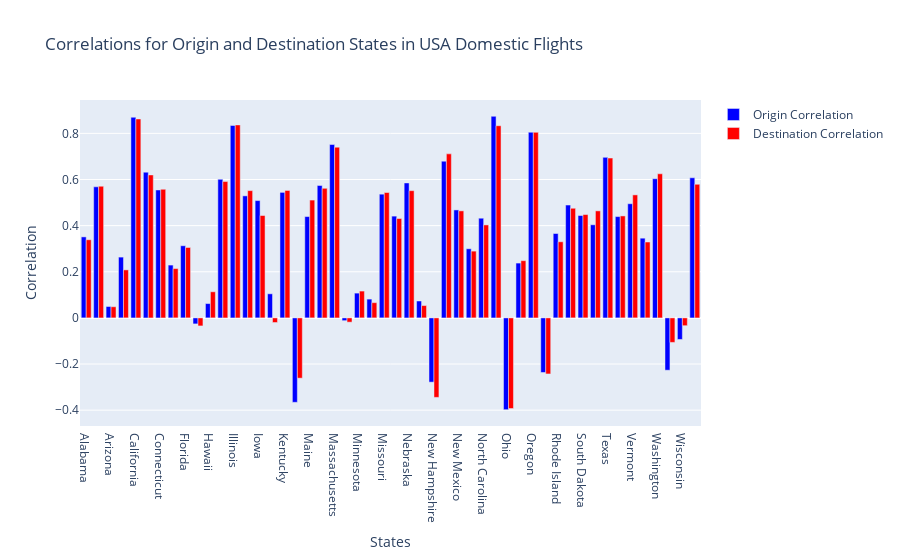

Source (notebook cell):
### Code cell
states = combined_correlations['GeoName']
origin_corr = combined_correlations['Origin_Correlation']
dest_corr = combined_correlations['Dest_Correlation']

# Create an interactive bar plot
fig = go.Figure()

# Add bars for origin correlation
fig.add_trace(go.Bar(x=states, y=origin_corr, name='Origin Correlation', marker_color='blue'))

# Add bars for destination correlation
fig.add_trace(go.Bar(x=states, y=dest_corr, name='Destination Correlation', marker_color='red'))

# Customize the layout
fig.update_layout(title='Correlations for Origin and Destination States in USA Domestic Flights',
                  xaxis=dict(title='States'),
                  yaxis=dict(title='Correlation'),
                  barmode='group')  # 'group' will place bars side-by-side

# Show the plot
fig.show()

### Figure 1 — Plotly figure (JSON) as saved in the notebook; plotly's stock layout.template omitted (floating-point values rounded to 4 significant figures)
{"data": [{"marker": {"color": "blue"}, "name": "Origin Correlation", "type": "bar", "x": ["Alabama", "Alaska", "Arizona", "Arkansas", "California", "Colorado", "Connecticut", "Delaware", "Florida", "Georgia", "Hawaii", "Idaho", "Illinois", "Indiana", "Iowa", "Kansas", "Kentucky", "Louisiana", "Maine", "Maryland", "Massachusetts", "Michigan", "Minnesota", "Mississippi", "Missouri", "Montana", "Nebraska", "Nevada", "New Hampshire", "New Jersey", "New Mexico", "New York", "North Carolina", "North Dakota", "Ohio", "Oklahoma", "Oregon", "Pennsylvania", "Rhode Island", "South Carolina", "South Dakota", "Tennessee", "Texas", "Utah", "Vermont", "Virginia", "Washington", "West Virginia", "Wisconsin", "Wyoming"], "y": [0.3512, 0.5683, 0.04944, 0.2636, 0.8698, 0.6318, 0.5547, 0.229, 0.3128, -0.0261, 0.06209, 0.6008, 0.8342, 0.5291, 0.5086, 0.1044, 0.5442, -0.366, 0.4393, 0.5742, 0.7516, -0.01204, 0.1075, 0.08145, 0.5364, 0.4412, 0.5851, 0.07325, -0.2786, 0.6795, 0.4681, 0.2996, 0.4322, 0.874, -0.398, 0.2377, 0.805, -0.2367, 0.3659, 0.4893, 0.4438, 0.4037, 0.696, 0.4392, 0.495, 0.3456, 0.6034, -0.2268, -0.0935, 0.6075]}, {"marker": {"color": "red"}, "name": "Destination Correlation", "type": "bar", "x": ["Alabama", "Alaska", "Arizona", "Arkansas", "California", "Colorado", "Connecticut", "Delaware", "Florida", "Georgia", "Hawaii", "Idaho", "Illinois", "Indiana", "Iowa", "Kansas", "Kentucky", "Louisiana", "Maine", "Maryland", "Massachusetts", "Michigan", "Minnesota", "Mississippi", "Missouri", "Montana", "Nebraska", "Nevada", "New Hampshire", "New Jersey", "New Mexico", "New York", "North Carolina", "North Dakota", "Ohio", "Oklahoma", "Oregon", "Pennsylvania", "Rhode Island", "South Carolina", "South Dakota", "Tennessee", "Texas", "Utah", "Vermont", "Virginia", "Washington", "West Virginia", "Wisconsin", "Wyoming"], "y": [0.3388, 0.5709, 0.04829, 0.2081, 0.8625, 0.6198, 0.5575, 0.2138, 0.3053, -0.03485, 0.1132, 0.5911, 0.8367, 0.5517, 0.4438, -0.02008, 0.5525, -0.2613, 0.5108, 0.5615, 0.7401, -0.0185, 0.1163, 0.06603, 0.5436, 0.4308, 0.5516, 0.05346, -0.3447, 0.7111, 0.464, 0.2895, 0.403, 0.8331, -0.3929, 0.2481, 0.8045, -0.2431, 0.33, 0.4754, 0.4479, 0.464, 0.693, 0.442, 0.5333, 0.3289, 0.6246, -0.1063, -0.03385, 0.5791]}], "layout": {"barmode": "group", "title": {"text": "Correlations for Origin and Destination States in USA Domestic Flights"}, "xaxis": {"title": {"text": "States"}}, "yaxis": {"title": {"text": "Correlation"}}}}
